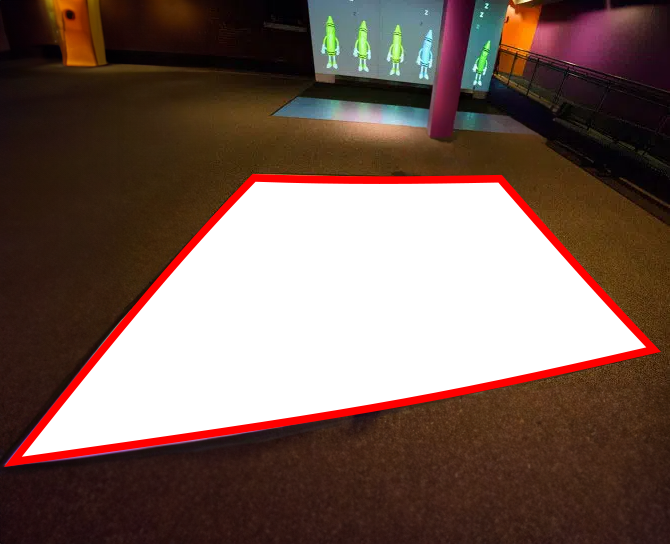
#> input picture PythonProject_save_the_turtles/Tests/scene_detection_and_calibration/floor2.png, 670 x 544 px
$ python test7.py
#> lines starting #> are read from the running program, lines starting #| are printed output that depends on the picture; after the words box and inside, x2 and y2 are one past the last pixel; in counts of white or black regions, pixels touching at a corner belong together
import cv2
import numpy as np

# [56 lines left out: functions order_points, four_point_transform, not called in this run]

def auto_detect_edges(image_path):
    # Charger l'image
#> called with image_path = 'floor2.png'
    image = cv2.imread(image_path)
#> image is the input picture: shape (544, 670, 3); mean B, G, R 87.2, 95.9, 119.1
    orig = image.copy()

    # Convertir l'image en espace colorimétrique HSV
    hsv = cv2.cvtColor(image, cv2.COLOR_BGR2HSV)
#> hsv: shape (544, 670, 3); mean H, S, V 27.9, 124.3, 121

    # Définir les plages de couleurs pour le rouge et le blanc en HSV
    lower_red = np.array([0, 120, 70])
    upper_red = np.array([10, 255, 255])
    lower_white = np.array([0, 0, 212])
    upper_white = np.array([131, 255, 255])

     # Créer des masques pour isoler les régions rouges et blanches
    mask_red = cv2.inRange(hsv, lower_red, upper_red)
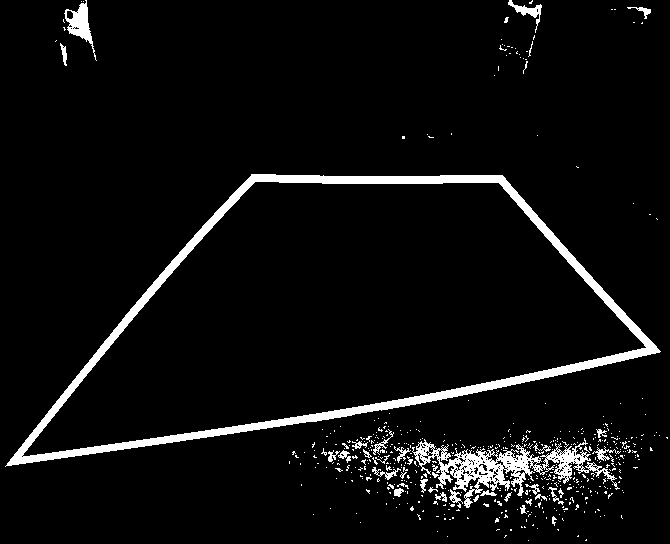
#> mask_red: shape (544, 670); 5.4% white; 516 white regions (479 under 20 px), largest, box (x1, y1, x2, y2) and area: (5, 174, 661, 467) 11677, (412, 438, 620, 508) 3897, (64, 0, 97, 61) 636
    mask_white = cv2.inRange(hsv, lower_white, upper_white)
#> mask_white: shape (544, 670); 30.5% white; 45 white regions (22 under 20 px), largest, box (x1, y1, x2, y2) and area: (6, 174, 660, 466) 108070, (502, 5, 537, 51) 999, (353, 21, 371, 59) 298

    # Combinez les masques pour obtenir les régions d'intérêt
    mask_combined = cv2.bitwise_or(mask_red, mask_white)
#> mask_combined: shape (544, 670); 32.9% white; 542 white regions (486 under 20 px), largest, box (x1, y1, x2, y2) and area: (5, 174, 661, 467) 108658, (412, 438, 620, 508) 3897, (501, 0, 542, 57) 1367

    # Appliquer une fermeture morphologique pour combler les petits trous dans les contours
    kernel = np.ones((5,5), np.uint8)
    mask_closed = cv2.morphologyEx(mask_combined, cv2.MORPH_CLOSE, kernel)
#> mask_closed: shape (544, 670); 35% white; 139 white regions (124 under 20 px), largest, box (x1, y1, x2, y2) and area: (5, 174, 661, 467) 108669, (321, 422, 644, 517) 13199, (499, 0, 542, 74) 1782

    # Convertir en niveaux de gris
    gray = cv2.cvtColor(image, cv2.COLOR_BGR2GRAY)
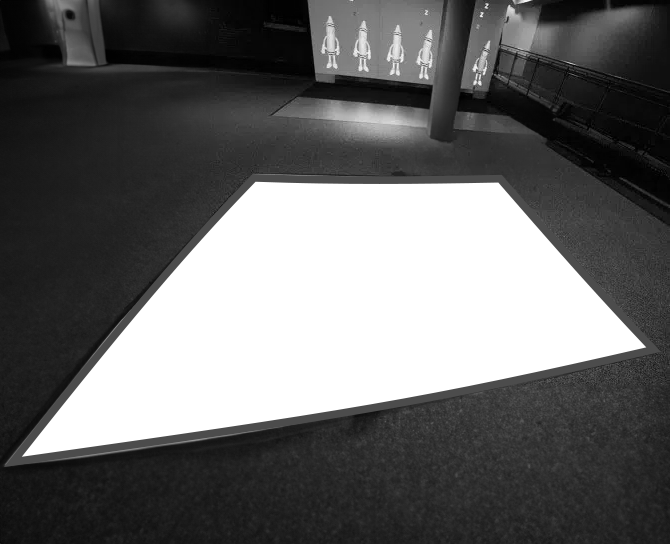
#> gray: shape (544, 670); min 0, max 255, mean 101.9

    # Appliquer le masque à l'image en niveaux de gris
    masked_gray = cv2.bitwise_and(gray, gray, mask=mask_closed)

    # Flouter l'image pour réduire le bruit
    blurred = cv2.GaussianBlur(masked_gray, (5, 5), 0)

    # Détecter les bords
    edged = cv2.Canny(blurred, 30, 150)
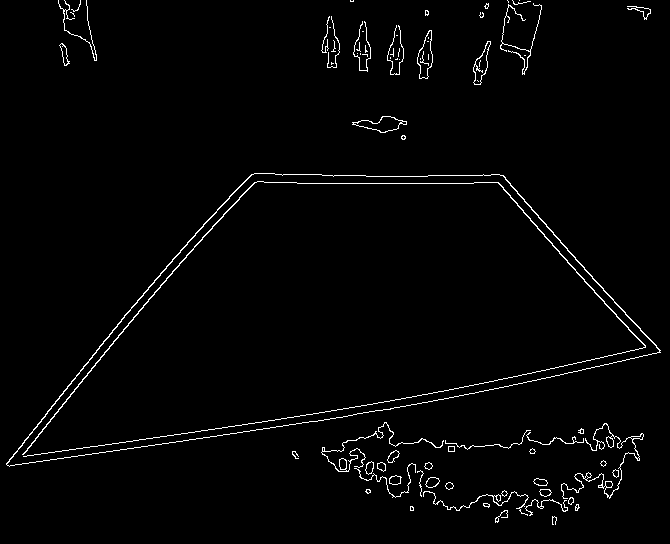
#> edged: shape (544, 670); 2% white in thin lines or dots

    cv2.imshow("Edges", edged)
    cv2.waitKey(0)

    # Trouver les contours dans l'image des bords, garder seulement les plus grands,
    # et initialiser notre contour de la scène
    contours, _ = cv2.findContours(edged.copy(), cv2.RETR_EXTERNAL, cv2.CHAIN_APPROX_SIMPLE)
#> contours = 69 contours, 42 with area under 20; largest, box (x1, y1, x2, y2) and area: (6, 173, 661, 467) 108748, (417, 30, 433, 79) 432, (352, 116, 407, 133) 431, (473, 41, 491, 85) 328, (561, 423, 644, 499) 232
    contours = sorted(contours, key=cv2.contourArea, reverse=True)[:10]
#> contours = 10 contours; largest, box (x1, y1, x2, y2) and area: (6, 173, 661, 467) 108748, (417, 30, 433, 79) 432, (352, 116, 407, 133) 431, (473, 41, 491, 85) 328, (561, 423, 644, 499) 232
    screenCnt = None

    # Boucle sur les contours
    for i, contour in enumerate(contours):
        # Approximer le contour
        peri = cv2.arcLength(contour, True)
        approx = cv2.approxPolyDP(contour, 0.04 * peri, True)

        # Créer une copie de l'image pour dessiner seulement ce contour
        single_contour_img = orig.copy()
        cv2.drawContours(single_contour_img, [contour], -1, (0, 255, 0), 3)

        # Afficher le nombre de points du contour
        text = f"Contour {i+1}: {len(approx)} points"
        cv2.putText(single_contour_img, text, (10, 30), cv2.FONT_HERSHEY_SIMPLEX, 0.9, (255, 0, 0), 2)

        # Afficher l'image
        cv2.imshow(f"Contour {i+1}", single_contour_img)
        cv2.waitKey(0)

        # Si notre contour approximé a quatre points, alors
        # nous pouvons supposer que nous avons trouvé la scène
        if len(approx) == 4:
            screenCnt = approx
            break
#> this loop made 1 pass
#> (peri, text, screenCnt) on pass 1: (1593.8, 'Contour 1: 4 points', [[6, 464], [660, 350], [503, 175], [254, 173]])
#> pass 1, in auto_detect_edges, `cv2.imshow(f"Contour {i+1}", single_contour_img)`:
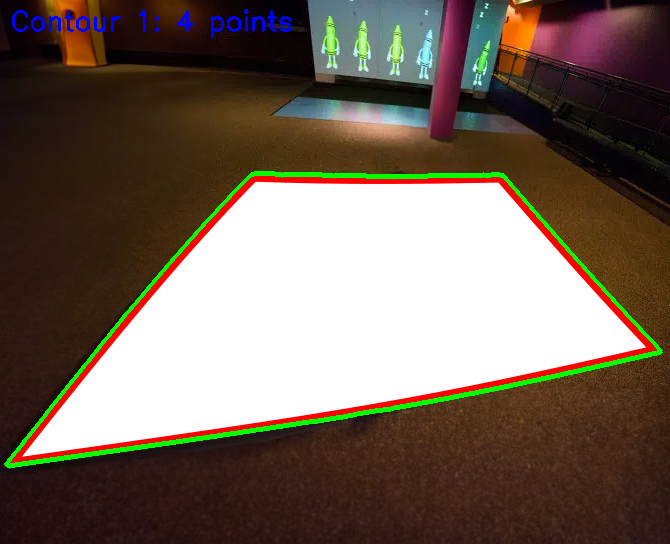
#> window 'Contour 1': shape (544, 670, 3); mean B, G, R 87.8, 100.1, 115.9


    if screenCnt is not None and len(screenCnt) == 4:
        # Créer une copie de l'image pour dessiner seulement ce contour
        single_contour_img = orig.copy()
        cv2.drawContours(single_contour_img, [screenCnt], -1, (0, 255, 0), 3)
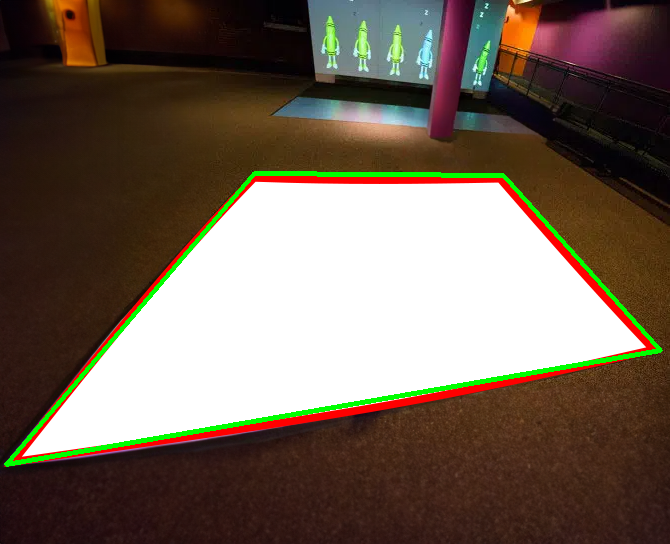
#> single_contour_img: shape (544, 670, 3); 1.96% of pixels changed, all inside (x1, y1, x2, y2) = (4, 171, 663, 467)

        # Dessinez les quatre coins
        for i, point in enumerate(screenCnt):
            x, y = point.ravel()
            cv2.circle(single_contour_img, (x, y), 7, (255, 0, 0), -1)
            cv2.putText(single_contour_img, f"{i+1}", (x - 25, y - 25), cv2.FONT_HERSHEY_SIMPLEX, 1.2, (0, 255, 0), 2)
#> this loop made 4 passes
#> (x, y) on passes 1 to 4: (6, 464), (660, 350), (503, 175), (254, 173)
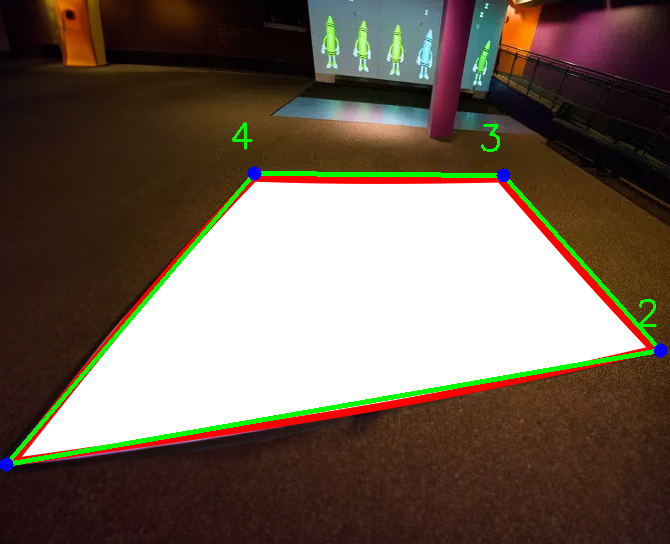
#> single_contour_img: shape (544, 670, 3); 0.31% of pixels changed, all inside (x1, y1, x2, y2) = (0, 122, 668, 472)

        # Afficher le nombre de points du contour
        text = f"Contour {i+1}: 4 points"
#> text = 'Contour 4: 4 points'
        cv2.putText(single_contour_img, text, (10, 30), cv2.FONT_HERSHEY_SIMPLEX, 0.9, (255, 0, 0), 2)
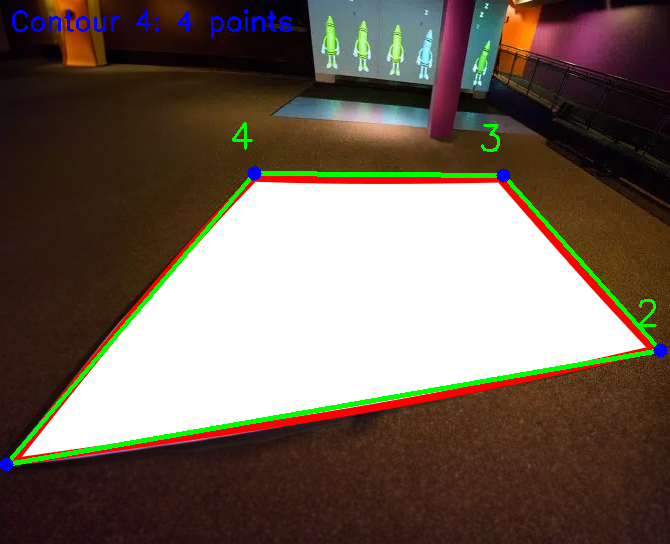
#> single_contour_img: shape (544, 670, 3); 0.45% of pixels changed, all inside (x1, y1, x2, y2) = (12, 9, 292, 38)

        # Afficher l'image
        cv2.imshow(f"Contour {i+1}", single_contour_img)
        cv2.waitKey(0)
        cv2.destroyAllWindows()


    else:
        print("No contour detected")

contour_points = auto_detect_edges('floor2.png')

# après avoir détecté les contours :
if contour_points is not None:
    orig = cv2.imread('floor.png')  # Remplacez par le chemin de votre image si différent

    # Dessiner les points du contour dans l'ordre
    for i, point in enumerate(contour_points):
        x, y = point
        cv2.circle(orig, (x, y), 7, (0, 255, 0), -1)
        cv2.putText(orig, f"{i+1}", (x - 25, y - 25), cv2.FONT_HERSHEY_SIMPLEX, 1.2, (0, 255, 0), 2)

    # appliquer la transformation à quatre points
    warped = four_point_transform(orig, contour_points)

    # afficher l'image originale et l'image transformée
    cv2.imshow("Original", orig)
    cv2.imshow("Warped", warped)
    cv2.waitKey(0)
    cv2.destroyAllWindows()
else:
    print("No suitable contour found")

$ run again, with PythonProject_save_the_turtles/Tests/scene_detection_and_calibration/floor3.png copied over PythonProject_save_the_turtles/Tests/scene_detection_and_calibration/floor2.png
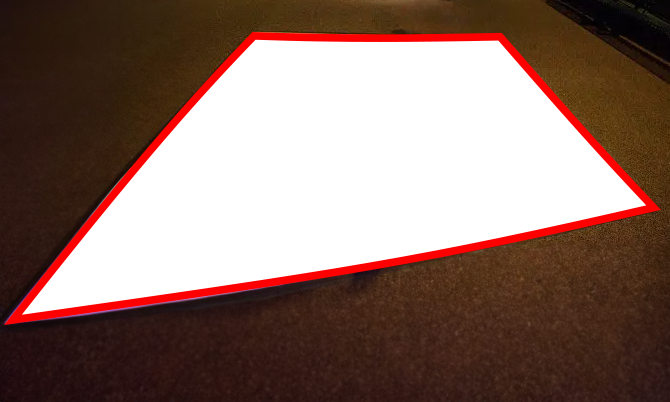
#> input picture PythonProject_save_the_turtles/Tests/scene_detection_and_calibration/floor3.png, 670 x 402 px
#> in auto_detect_edges, image is the input picture: shape (402, 670, 3); mean B, G, R 103.3, 112.2, 138
#> hsv: shape (402, 670, 3); mean H, S, V 13.1, 112.8, 138
#> in auto_detect_edges, `mask_red = cv2.inRange(hsv, lower_red, upper_red)`:
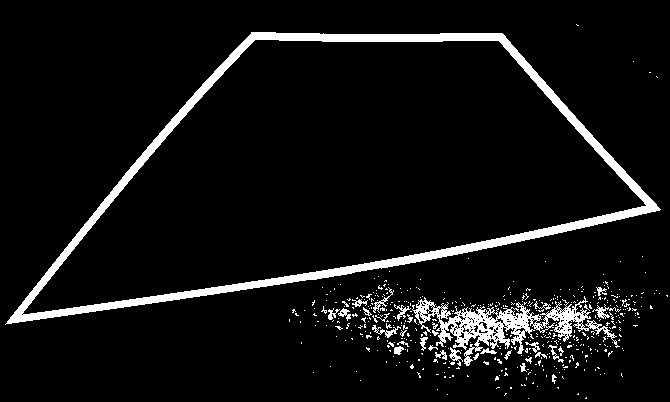
#> mask_red: shape (402, 670); 6.9% white; 476 white regions (444 under 20 px), largest, box (x1, y1, x2, y2) and area: (5, 32, 661, 325) 11677, (412, 296, 620, 366) 3897, (592, 304, 621, 319) 120
#> mask_white: shape (402, 670); 40.1% white; 1 white region, box (x1, y1, x2, y2) and area: (6, 32, 660, 324) 108070
#> mask_combined: shape (402, 670); 42.9% white; 476 white regions (444 under 20 px), largest, box (x1, y1, x2, y2) and area: (5, 32, 661, 325) 108658, (412, 296, 620, 366) 3897, (592, 304, 621, 319) 120
#> mask_closed: shape (402, 670); 45.4% white; 114 white regions (109 under 20 px), largest, box (x1, y1, x2, y2) and area: (5, 32, 661, 325) 108669, (321, 280, 644, 375) 13199, (495, 368, 508, 381) 59, (552, 374, 557, 384) 33, (292, 309, 299, 316) 20
#> edged: shape (402, 670); 2.1% white in thin lines or dots, all inside (x1, y1, x2, y2) = (6, 31, 661, 383)
#> in auto_detect_edges, `contours, _ = cv2.findContours(edged.copy(), cv2.RETR_EXTERNAL, cv2.CH..`: contours = 32 contours, 12 with area under 20; largest, box (x1, y1, x2, y2) and area: (6, 31, 661, 325) 108748, (561, 281, 644, 357) 232, (321, 280, 444, 330) 138, (425, 335, 440, 346) 102, (389, 333, 402, 343) 84
#> in auto_detect_edges, `contours = sorted(contours, key=cv2.contourArea, reverse=True)[:10]`: contours = 10 contours; largest, box (x1, y1, x2, y2) and area: (6, 31, 661, 325) 108748, (561, 281, 644, 357) 232, (321, 280, 444, 330) 138, (425, 335, 440, 346) 102, (389, 333, 402, 343) 84
#> the loop in auto_detect_edges, `for i, contour in enumerate(contours):` made 1 pass
#> (peri, text, screenCnt) on pass 1: (1593.8, 'Contour 1: 4 points', [[6, 322], [660, 208], [503, 33], [254, 31]])
#> the loop in auto_detect_edges, `for i, point in enumerate(screenCnt):` made 4 passes
#> (x, y) on passes 1 to 4: (6, 322), (660, 208), (503, 33), (254, 31)
#> in auto_detect_edges, `text = f"Contour {i+1}: 4 points"`: text = 'Contour 4: 4 points'
#> in auto_detect_edges, `cv2.putText(single_contour_img, text, (10, 30), cv2.FONT_HERSHEY_SIMPL..`:
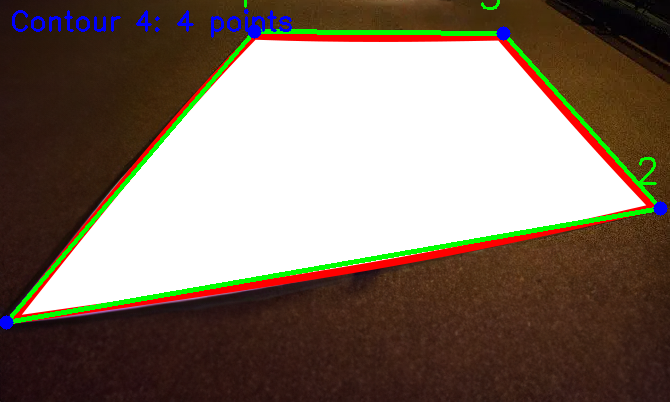
#> single_contour_img: shape (402, 670, 3); mean B, G, R 103.5, 116.7, 131.9
